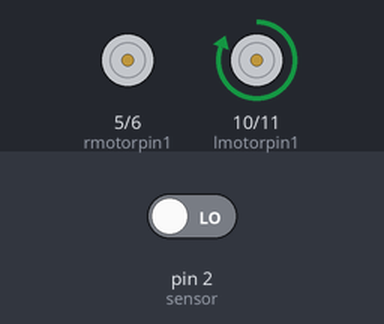
Recording of a sketch running on a simulated Arduino Uno, built with avr-gcc and run on an emulated ATmega328P. On the bench: motor-driver pin pairs drawn as motors (green arrow = first pin HIGH = forward, orange = second pin HIGH = backward, longer = more drive). The inputs (shaded band) are chosen by the test bench; at power-on: pin 2 (sensor) LOW.

Above: at 1.2 s.
1.3 s: pin 2 (sensor) driven HIGH
At 2.5 s:
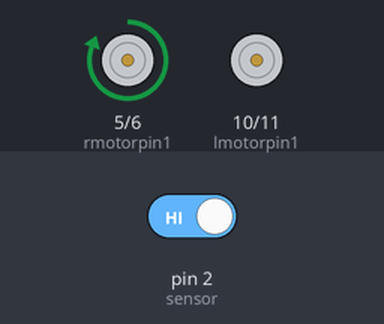
2.8 s: pin 2 (sensor) driven LOW
At 3.8 s:
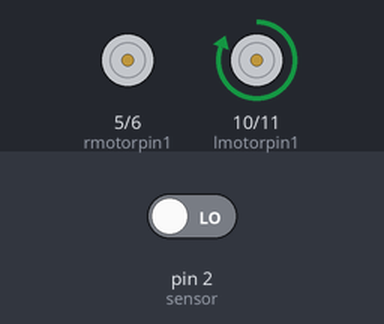
Timing chart, 0 to 5.8 s (numbered marks = the images above; inputs shaded):
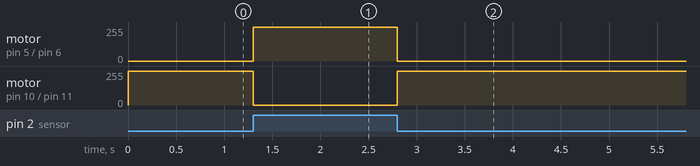

The sketch:

LineFollower.ino
```cpp
int rmotorpin1=5;
int rmotorpin2=6;

int lmotorpin1=10;
int lmotorpin2=11;
int sensor=2;
int sensorstate=0;

void setup(){
  pinMode(sensor,INPUT);
  pinMode(lmotorpin1,OUTPUT);
  pinMode(lmotorpin2,OUTPUT);
  pinMode(rmotorpin1,OUTPUT);
  pinMode(rmotorpin2,OUTPUT);
}

void loop(){
  sensorstate=digitalRead(sensor);
  if(sensorstate==HIGH){//left
    digitalWrite(rmotorpin1,100);
    digitalWrite(rmotorpin2,0);
    digitalWrite(lmotorpin1,0);
    digitalWrite(lmotorpin2,0);
  }
  else{
    digitalWrite(rmotorpin1,0);
    digitalWrite(rmotorpin2,0);
    digitalWrite(lmotorpin1,100);
    digitalWrite(lmotorpin2,0);

  }
}
```

Measured:
- after the input at 1.3 s, motor on pin 5 (rmotorpin1) / pin 6 (rmotorpin2): stopped → forward 255/255 at once; motor on pin 10 (lmotorpin1) / pin 11 (lmotorpin2): forward 255/255 → stopped at once
- after the input at 2.8 s, motor on pin 5 (rmotorpin1) / pin 6 (rmotorpin2): forward 255/255 → stopped at once; motor on pin 10 (lmotorpin1) / pin 11 (lmotorpin2): stopped → forward 255/255 at once
